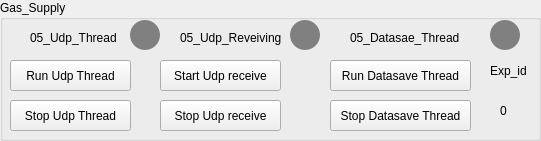
    <widget class="QGroupBox" name="groupBox_28">
     <property name="geometry">
      <rect>
       <x>0</x>
       <y>300</y>
       <width>541</width>
       <height>141</height>
      </rect>
     </property>
     <property name="title">
      <string>Gas_Supply</string>
     </property>
     <widget class="QPushButton" name="pushButton_168">
      <property name="geometry">
       <rect>
        <x>290</x>
        <y>20</y>
        <width>30</width>
        <height>30</height>
       </rect>
      </property>
      <property name="styleSheet">
       <string notr="true">border-radius:15px;
background-color:grey;
</string>
      </property>
      <property name="text">
       <string/>
      </property>
     </widget>
     <widget class="QPushButton" name="pushButton_169">
      <property name="geometry">
       <rect>
        <x>160</x>
        <y>60</y>
        <width>121</width>
        <height>31</height>
       </rect>
      </property>
      <property name="text">
       <string>Start Udp receive</string>
      </property>
     </widget>
     <widget class="QPushButton" name="pushButton_170">
      <property name="geometry">
       <rect>
        <x>330</x>
        <y>60</y>
        <width>141</width>
        <height>31</height>
       </rect>
      </property>
      <property name="text">
       <string>Run Datasave Thread</string>
      </property>
     </widget>
     <widget class="QPushButton" name="pushButton_171">
      <property name="geometry">
       <rect>
        <x>160</x>
        <y>100</y>
        <width>121</width>
        <height>31</height>
       </rect>
      </property>
      <property name="text">
       <string>Stop Udp receive</string>
      </property>
     </widget>
     <widget class="QLabel" name="label_129">
      <property name="geometry">
       <rect>
        <x>30</x>
        <y>30</y>
        <width>91</width>
        <height>16</height>
       </rect>
      </property>
      <property name="text">
       <string>05_Udp_Thread</string>
      </property>
     </widget>
     <widget class="QPushButton" name="pushButton_172">
      <property name="geometry">
       <rect>
        <x>130</x>
        <y>20</y>
        <width>30</width>
        <height>30</height>
       </rect>
      </property>
      <property name="styleSheet">
       <string notr="true">border-radius:15px;
background-color:grey;
</string>
      </property>
      <property name="text">
       <string/>
      </property>
     </widget>
     <widget class="QLabel" name="label_130">
      <property name="geometry">
       <rect>
        <x>180</x>
        <y>30</y>
        <width>101</width>
        <height>16</height>
       </rect>
      </property>
      <property name="text">
       <string>05_Udp_Reveiving</string>
      </property>
     </widget>
     <widget class="QPushButton" name="pushButton_173">
      <property name="geometry">
       <rect>
        <x>330</x>
        <y>100</y>
        <width>141</width>
        <height>31</height>
       </rect>
      </property>
      <property name="text">
       <string>Stop Datasave Thread</string>
      </property>
     </widget>
     <widget class="QPushButton" name="pushButton_174">
      <property name="geometry">
       <rect>
        <x>10</x>
        <y>60</y>
        <width>121</width>
        <height>31</height>
       </rect>
      </property>
      <property name="text">
       <string>Run Udp Thread</string>
      </property>
     </widget>
     <widget class="QPushButton" name="pushButton_175">
      <property name="geometry">
       <rect>
        <x>490</x>
        <y>20</y>
        <width>30</width>
        <height>30</height>
       </rect>
      </property>
      <property name="styleSheet">
       <string notr="true">border-radius:15px;
background-color:grey
;
</string>
      </property>
      <property name="text">
       <string/>
      </property>
     </widget>
     <widget class="QPushButton" name="pushButton_176">
      <property name="geometry">
       <rect>
        <x>10</x>
        <y>100</y>
        <width>121</width>
        <height>31</height>
       </rect>
      </property>
      <property name="text">
       <string>Stop Udp Thread</string>
      </property>
     </widget>
     <widget class="QLabel" name="label_131">
      <property name="geometry">
       <rect>
        <x>350</x>
        <y>30</y>
        <width>121</width>
        <height>16</height>
       </rect>
      </property>
      <property name="text">
       <string>05_Datasae_Thread</string>
      </property>
     </widget>
     <widget class="QLabel" name="label_132">
      <property name="geometry">
       <rect>
        <x>490</x>
        <y>60</y>
        <width>41</width>
        <height>21</height>
       </rect>
      </property>
      <property name="text">
       <string>Exp_id</string>
      </property>
     </widget>
     <widget class="QLabel" name="label_133">
      <property name="geometry">
       <rect>
        <x>500</x>
        <y>100</y>
        <width>21</width>
        <height>21</height>
       </rect>
      </property>
      <property name="text">
       <string>0</string>
      </property>
     </widget>
    </widget>
